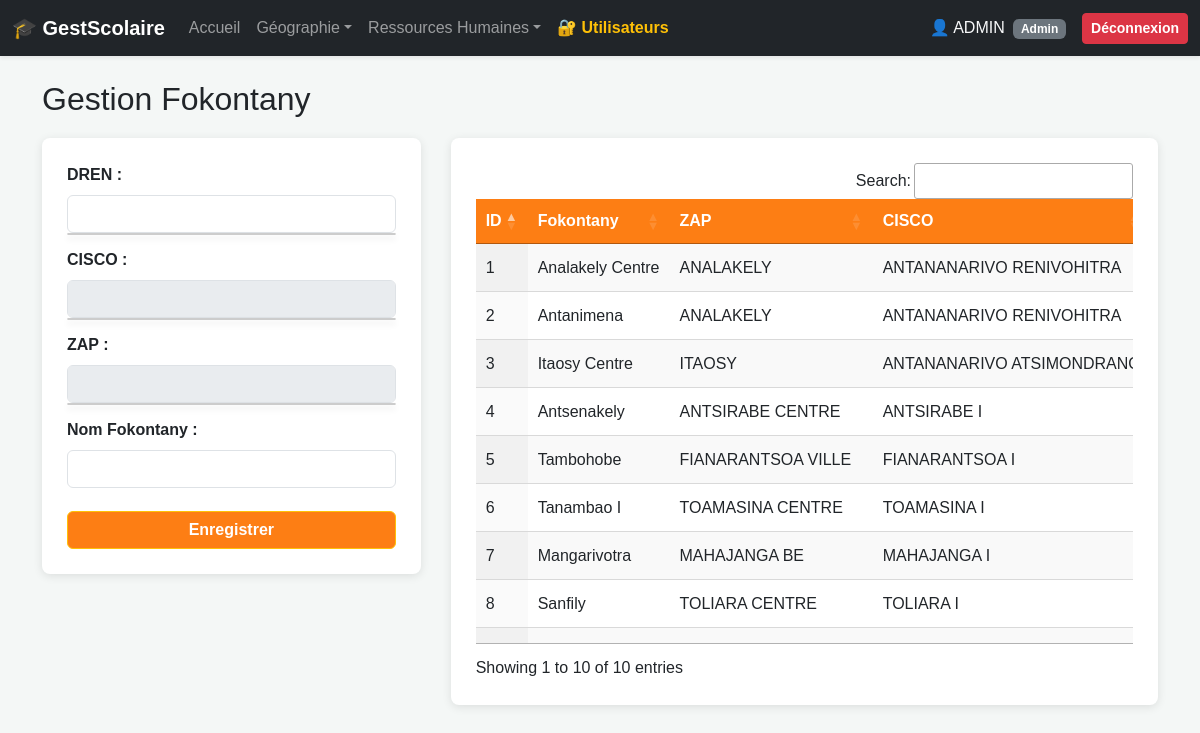
The page /fokontany/ (signed in) on the database its author committed.
### gestion_scolaire/models.py (models this page shows, shortened)
class Fokontany(models.Model):
    nom = models.CharField(max_length=100)
    zap = models.ForeignKey(Zap, on_delete=models.CASCADE, related_name='fokontanys')
    class Meta: unique_together = ('nom', 'zap')

class Zap(models.Model):
    nom = models.CharField(max_length=100)
    cisco = models.ForeignKey(Cisco, on_delete=models.CASCADE, related_name='zaps')
    class Meta: unique_together = ('nom', 'cisco')

class Cisco(models.Model):
    nom = models.CharField(max_length=100)
    dren = models.ForeignKey(Dren, on_delete=models.CASCADE, related_name='ciscos')
    class Meta: unique_together = ('nom', 'dren')

### gestion_scolaire/views.py (the view, shortened to what this page needs)
# urls.py: path('fokontany/', views.manage_fokontany, name='manage_fokontany'),
@login_required
def manage_fokontany(request, id=None):
    instance = get_object_or_404(Fokontany, id=id) if id else None
    fokontanys = filter_queryset_by_user(Fokontany.objects.select_related('zap__cisco__dren'), request.user, 'fokontany').order_by('nom')
    return render(request, 'manage_fokontany.html', {'fokontanys': fokontanys, 'edit_obj': instance})

### gestion_scolaire/views.py (called while the page is built, shortened)
def filter_queryset_by_user(queryset, user, entity_type):
    if user.is_superuser or not hasattr(user, 'profile'): return queryset

### gestion_scolaire/templates/manage_fokontany.html (shortened to what this page needs)
{% extends 'base.html' %}
{% block content %}
<h2>Gestion Fokontany</h2>
<div class="container-custom">
    {% if request.user.is_superuser or request.user.profile.can_add or request.user.profile.can_edit %}
    <div class="form-section">
        <form method="POST" action="{% if edit_obj %}{% url 'manage_fokontany' edit_obj.id %}{% else %}{% url 'manage_fokontany' %}{% endif %}">
            <div class="form-group"><label class="form-label fw-bold">DREN :</label><input type="text" id="dren-input" class="form-control autocomplete" data-type="dren" value="{% if edit_obj %}{{ edit_obj.zap.cisco.dren.nom }}{% endif %}" autocomplete="off" required><input type="hidden" id="dren-id"><div id="dren-suggestions" class="suggestions-box"></div></div>
            <div class="form-group"><label class="form-label fw-bold">CISCO :</label><input type="text" id="cisco-input" class="form-control autocomplete" data-type="cisco" data-parent="dren" value="{% if edit_obj %}{{ edit_obj.zap.cisco.nom }}{% endif %}" autocomplete="off" required {% if not edit_obj %}disabled{% endif %}><input type="hidden" id="cisco-id"><div id="cisco-suggestions" class="suggestions-box"></div></div>
            <div class="form-group"><label class="form-label fw-bold">ZAP :</label><input type="text" id="zap-input" class="form-control autocomplete" data-type="zap" data-parent="cisco" value="" autocomplete="off" required {% if not edit_obj %}disabled{% endif %}><div id="zap-suggestions" class="suggestions-box"></div></div>
            <div class="form-group"><label class="form-label fw-bold">Nom Fokontany :</label><input type="text" class="form-control" name="nom_fokontany" value="{% if edit_obj %}{{ edit_obj.nom }}{% endif %}" required></div>
            <button type="submit" class="btn w-100 fw-bold {% if edit_obj %}btn-warning{% else %}btn-warning text-dark{% endif %} mt-2" style="{% if not edit_obj %}background:#fd7e14; color:white!important;{% endif %}">{% if edit_obj %}Mettre à jour{% else %}Enregistrer{% endif %}</button>
        </form>
    </div>
    {% endif %}
    <div class="table-section">
        <table id="dataTable" class="display nowrap" style="width:100%">
            <thead><tr style="background:#fd7e14; color:white;"><th>ID</th><th>Fokontany</th><th>ZAP</th><th>CISCO</th><th>DREN</th><th>Actions</th></tr></thead>
            <tbody>
                {% for f in fokontanys %}<tr><td>{{ f.id }}</td><td>{{ f.nom }}</td><td>{{ f.zap.nom }}</td><td>{{ f.zap.cisco.nom }}</td><td>{{ f.zap.cisco.dren.nom }}</td></tr>{% endfor %}
            </tbody>
        </table>
    </div>
</div>
{% endblock %}

### gestion_scolaire/templates/base.html (shortened to what this page needs)
<!DOCTYPE html>
<html lang="fr">
<head>
    <link href="https://cdn.jsdelivr.net/npm/bootstrap@5.3.2/dist/css/bootstrap.min.css" rel="stylesheet">
    <link rel="stylesheet" type="text/css" href="https://cdn.datatables.net/1.13.6/css/jquery.dataTables.css">
    <link rel="stylesheet" type="text/css" href="https://cdn.datatables.net/buttons/2.4.1/css/buttons.dataTables.min.css">
</head>
<body>
    {% if user.is_authenticated %}
    <nav class="navbar navbar-expand-lg navbar-dark bg-dark sticky-top shadow-sm">
        <div class="container-fluid">
            <a class="navbar-brand fw-bold" href="{% url 'index' %}">🎓 GestScolaire</a>
            <div class="collapse navbar-collapse" id="navbarNav">
                <ul class="navbar-nav me-auto mb-2 mb-lg-0">
                    <li class="nav-item"><a class="nav-link" href="{% url 'index' %}">Accueil</a></li>
                    <li class="nav-item dropdown">
                        <a class="nav-link dropdown-toggle" href="#" data-bs-toggle="dropdown">Géographie</a>
                    </li>
                    <li class="nav-item dropdown">
                        <a class="nav-link dropdown-toggle" href="#" data-bs-toggle="dropdown">Ressources Humaines</a>
                    </li>
                    {% if request.user.is_superuser %}
                    <li class="nav-item"><a class="nav-link text-warning fw-bold" href="{% url 'manage_users' %}">🔐 Utilisateurs</a></li>
                    {% endif %}
                </ul>
                <div class="d-flex align-items-center">
                    <span class="navbar-text text-light me-3">
                        👤 {{ request.user.username|upper }} <span class="badge bg-secondary ms-1">{% if request.user.is_superuser %}Admin{% else %}{{ request.user.profile.get_role_display }}{% endif %}</span>
                    </span>
                    <form method="POST" action="{% url 'logout' %}" class="m-0">
                        {% csrf_token %}<button type="submit" class="btn btn-danger btn-sm fw-bold">Déconnexion</button>
                    </form>
                </div>
            </div>
        </div>
    </nav>
    {% endif %}
    <div class="container mt-4">
        {% block content %}{% endblock %}
    </div>
</body>
</html>

### rows shown on the page
Fokontany: id "1", nom "Analakely Centre", zap.nom "ANALAKELY", zap.cisco.nom "ANTANANARIVO RENIVOHITRA"
Fokontany: id "2", nom "Antanimena", zap.nom "ANALAKELY", zap.cisco.nom "ANTANANARIVO RENIVOHITRA"
Fokontany: id "4", nom "Antsenakely", zap.nom "ANTSIRABE CENTRE", zap.cisco.nom "ANTSIRABE I"
Fokontany: id "3", nom "Itaosy Centre", zap.nom "ITAOSY", zap.cisco.nom "ANTANANARIVO…"
Fokontany: id "7", nom "Mangarivotra", zap.nom "MAHAJANGA BE", zap.cisco.nom "MAHAJANGA I"
Fokontany: id "8", nom "Sanfily", zap.nom "TOLIARA CENTRE", zap.cisco.nom "TOLIARA I"
Fokontany: id "5", nom "Tambohobe", zap.nom "FIANARANTSOA VILLE", zap.cisco.nom "FIANARANTSOA I"
Fokontany: id "6", nom "Tanambao I", zap.nom "TOAMASINA CENTRE", zap.cisco.nom "TOAMASINA I"

### other values the page prints
{{ request.user.username|upper }} "ADMIN"
